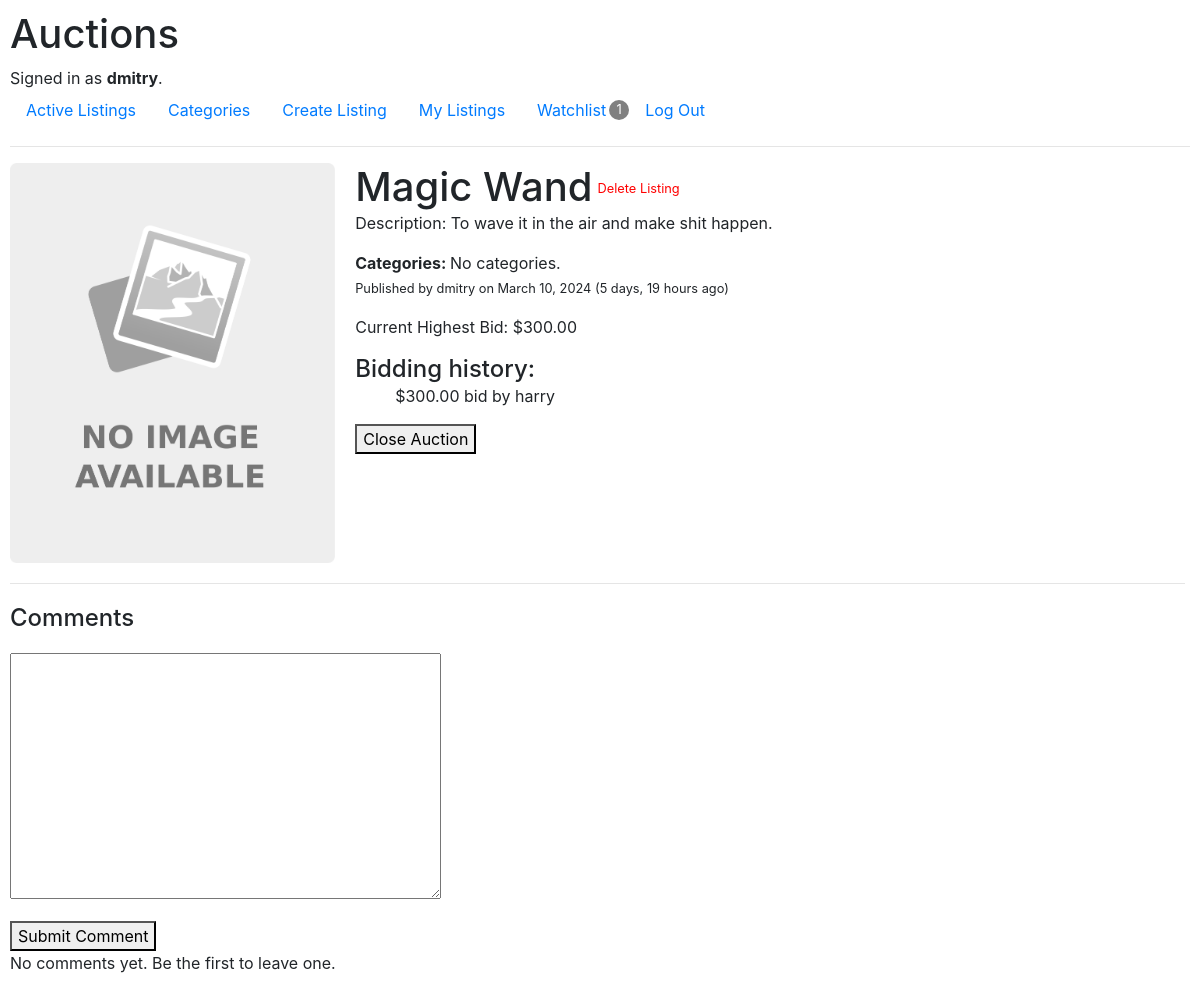
Screenshot of /listing/2 (signed in) with the database file from the repository.
### auctions/models.py (models this page shows, shortened)
class User(AbstractUser):
    pass

class Listing(models.Model):
    name = models.CharField(max_length=128)
    description = models.CharField(
        max_length=1024,
        help_text="Please provide a detailed description of the item being auctioned."
        )
    starting_bid = models.DecimalField(
        max_digits=10,
        decimal_places=2,
        validators=[MinValueValidator(0.01)],
        help_text="The minimum amount that a bidder can offer for this item."
    )
    watchlist = models.ManyToManyField('Watchlist', related_name='listings', blank=True)
    bids = models.ManyToManyField('Bid', related_name='listing_bids', blank=True)
    created_at = models.DateTimeField(auto_now_add=True)
    created_by = models.ForeignKey(User, on_delete=models.CASCADE, related_name='listings')
    num_bids = models.PositiveIntegerField(default=0)
    active = models.BooleanField(default=True)
    categories = models.ManyToManyField('Category', blank=True, related_name="category_listings")
    image = models.ImageField(upload_to='listing_images/', blank=True, null=True)

class Bid(models.Model):
    user = models.ForeignKey(User, on_delete=models.CASCADE, related_name='bids')
    listing = models.ForeignKey(Listing, on_delete=models.CASCADE, related_name='bid_listings')
    created_at = models.DateTimeField(auto_now_add=True)
    amount = models.DecimalField(
        max_digits=10,
        decimal_places=2,
        validators=[MinValueValidator(0.01)]
    )

### auctions/views.py (the view, shortened to what this page needs)
# urls.py: path("listing/<int:listing_pk>", views.listing, name="listing"),
def listing(request, listing_pk):
    listing = Listing.objects.get(pk=listing_pk)
    user = request.user
    bids = listing.bids.all()
    bid = bids.aggregate(Max('amount'))['amount__max']
    categories = listing.categories.all()
    if listing.bids.all().exists():
        highest_bid = bid
    else:
        highest_bid = listing.starting_bid - decimal.Decimal('0.01')
    initial_bid = highest_bid + decimal.Decimal('0.01') # add one cent to the highest bid to get the minimum valid value
    created_at = listing.created_at
    bid_form = BidForm(listing=listing, initial={'bid_amount': initial_bid})
    comment_form = CommentForm()
    if user.is_authenticated:
        watchlist, created = Watchlist.objects.get_or_create(user=user)
        in_watchlist = watchlist.listings.filter(pk=listing.pk).exists()
        is_creator = listing.created_by == user
        is_highest_bid_yours = listing.bids.filter(user=user, amount=highest_bid).exists()
        print("Comments:")
        print(listing.listing_comments.all)
        context = {
            "listing": listing,
            "created_at": created_at,
            "now": timezone.now(),
            "in_watchlist": in_watchlist,
            "bid_form": bid_form,
            "comment_form": comment_form,
            "bids": bids,
            "bid": bid,
            "highest_bid": highest_bid,
            "is_creator": is_creator,
            "yours": is_highest_bid_yours,
            "categories": categories
            }
    return render(request, "auctions/listing.html", context)

### auctions/forms.py (shortened to what this page needs)
class BidForm(forms.Form):
    bid_amount = forms.DecimalField(label='Place a bid', decimal_places=2, min_value=0.01, required=True)
    def __init__(self, *args, **kwargs):
        self.listing = kwargs.pop('listing', None)
        super().__init__(*args, **kwargs)

class CommentForm(forms.ModelForm):
    class Meta:
        model = Comment
        fields = ('content',)
    def __init__(self, *args, **kwargs):
        super().__init__(*args, **kwargs)
        self.fields['content'].widget.attrs.update({'class': 'custom-content-field'})

### auctions/context_processors.py (called while the page is built)
def watchlist_items(request):
    num_items = 0
    if request.user.is_authenticated:
        watchlist = Watchlist.objects.filter(user=request.user).annotate(num_listings=Count('listings'))
        if watchlist.exists():
            num_items = watchlist.first().num_listings
    return {'num_items': num_items}

### auctions/templates/auctions/listing.html (shortened to what this page needs)
{% extends "auctions/layout.html" %}
{% load static %}
{% block body %}
    <div class="listing-details">
        <div>
            {% if listing.image %}
                <img class="listing-image" src="{{ listing.image.url }}" alt="Listing Image">
            {% else %}
                <img class="listing-image" src="{% static 'auctions/no-image-placeholder.png' %}" alt="No Image Available">
            {% endif %}
        </div>
        <div class="listing-info">
            <div class="listing-title">
                <h1>{{ listing.name }}</h1>
                {% if is_creator %}
                    <span class="remove"><a href="{% url 'delete_listing' listing.pk %}">Delete Listing</a></span>
                {% endif %}
            </div>
            <p>Description: {{ listing.description }}</p>
            <p><strong>Categories: </strong>
                {% for category in categories %}
                    {{ category }}
                {% empty %}
                    No categories.
                {% endfor %}<br />
            <span class="published">Published by {{ listing.created_by }} on {{ created_at|date:"F j, Y" }} ({{ created_at|timesince:now}} ago)</span></p>
            {% if listing.active %}
                {% if bid %}
                    <p>Current Highest Bid: ${{ highest_bid|floatformat:2 }}{% if yours %} (it's yours).{% endif %}</p>
                {% endif %}
                {% if user.is_authenticated and not is_creator %}
                    {% if error_message %}
                        <div class="alert alert-danger" role="alert">
                            {{ error_message }}
                        </div>
                    {% endif %}
                    {% if not yours %}
                        <form action="{% url 'place_bid' listing.pk %}" method="post">
                            {% csrf_token %}
                            <div class="form-group">
                                <label for="bid_amount">Place a bid:</label>
                                <input type="number" step="0.01" name="bid_amount" id="bid_amount" class="form-control" value="{{ bid_form.initial.bid_amount|floatformat:2 }}" required>
                            </div>
                            <button type="submit" class="btn btn-primary">Place Bid</button>
                        </form>
                    {% endif %}
                    {% if in_watchlist %}
                        <p>Item's on your watchlist. <a href="{% url 'remove_from_watchlist' listing.pk %}?referer=listing">Remove</a></p>
                    {% else %}
                        <a href="{% url 'add_to_watchlist' listing.pk %}">Add to Watchlist</a>
                    {% endif %}
                {% elif user.is_authenticated and bids %}
                    <h4>Bidding history:</h4>
                    <ul>
                    {% for bid in bids %}
                        <li>${{ bid.amount }} bid by {{ bid.user }}</li>
                    {% endfor %}
                    </ul>
                    <form method="POST" action="{% url 'close_auction' listing.pk %}">
                        <button type="submit">Close Auction</button>
                    </form>
                {% elif user.is_authenticated %}
                    <form method="POST" action="{% url 'close_auction' listing.pk %}">
                        {% csrf_token %}
                        <button type="submit">Close Auction</button>
                    </form>
                {% endif %}
            {% else %}
                    {% if yours %}
                        <strong>Congratulations!</strong> You won the auction with a bid of {{ highest_bid|floatformat:2 }}.
                    {% elif is_creator %}
                        The auction was won by {{ listing.get_winner }} who bid {{ highest_bid|floatformat:2 }}.
                    {% endif %}
            {% endif %}
        </div>
    </div>
    <h4 class="comment">Comments</h4>
    {% if user.is_authenticated %}
        <form method="post" action="{% url 'leave_comment' listing.pk %}">
            {{ comment_form.as_p }}
            <button type="submit">Submit Comment</button>
        </form>
    {% else %}
        <p>Please <a href="{% url 'login' %}">log in</a> to leave a comment.</p>
    {% endif %}
    {% for comment in listing.listing_comments.all %}
        <p><strong>{{ comment.created_by.username }}:</strong> {{ comment.content }}<br />
        <span class="published">Posted on: {{ comment.created_at|date:"F d, Y" }}</span></p>
    {% empty %}
            No comments yet. Be the first to leave one.
    {% endfor %}
{% endblock %}

### auctions/templates/auctions/layout.html (shortened to what this page needs)
{% load static %}
<!DOCTYPE html>
<html lang="en">
    <head>
        <link rel="stylesheet" href="https://stackpath.bootstrapcdn.com/bootstrap/4.4.1/css/bootstrap.min.css">
        <link href="{% static 'auctions/styles.css' %}" rel="stylesheet">
    </head>
    <body>
        <h1>Auctions</h1>
        <div>
            {% if user.is_authenticated %}
                Signed in as <strong>{{ user.username }}</strong>.
            {% else %}
                Not signed in.
            {% endif %}
        </div>
        <ul class="nav">
            <li class="nav-item">
                <a class="nav-link" href="{% url 'index' %}">Active Listings</a>
            </li>
            <li class="nav-item">
                <a class="nav-link" href="{% url 'categories' %}">Categories</a>
            </li>
            {% if user.is_authenticated %}
                <li>
                    <a class="nav-link" href="{% url 'create_listing' %}">Create Listing</a>
                </li>
                <li>
                    <a class="nav-link" href="{% url 'my_listings' %}">My Listings</a>
                </li>
                <li class="nav-item watchlist-nav-item">
                    <a  class="nav-link" href="{% url 'watchlist' %}">Watchlist</a>{% if num_items != 0 %}<span class="watchlist-counter">{{ num_items }}</span>{% endif %}
                </li>
                <li class="nav-item">
                    <a class="nav-link" href="{% url 'logout' %}">Log Out</a>
                </li>
            {% endif %}
        </ul>
        <hr>
        {% block body %}
        {% endblock %}
    </body>
</html>

### auctions/static/auctions/styles.css (style rules this page uses)
body { padding: 10px; }
ul li { list-style-type: none; }
.listing-title, .watchlist-nav-item { display: flex; align-items: center; }
.listing-details { display: flex; margin-bottom: 10px; }
.watchlist-counter { width: 20px; height: 20px; margin-left: -13px; text-align: center; background-color: gray; color: white; border-radius: 13px; font-size: 13px; }
.listing-title h1, h3, h4 { margin: 0 5px 0 0; }
.listing-image { max-width: 400px; max-height: 400px; margin-right: 20px; }
.new, .remove a { color: red; font-size: 0.8em; }
.published { font-size: 0.8em; }
.comment { margin-top: 20px; margin-bottom: 20px; border-top: 1px solid rgba(0,0,0,.1); padding-top: 20px; }

### rows the page displays
User: username "dmitry"
Listing: name "Magic Wand", description "To wave it in the air and make shit happen.", created_by "dmitry", created_at "March 10, 2024", created_at "5 days, 19 hours"
Bid: amount "300.00", user "harry"

### other values shown
{{ num_items }} "1"
{{ highest_bid|floatformat:2 }} "300.00"
